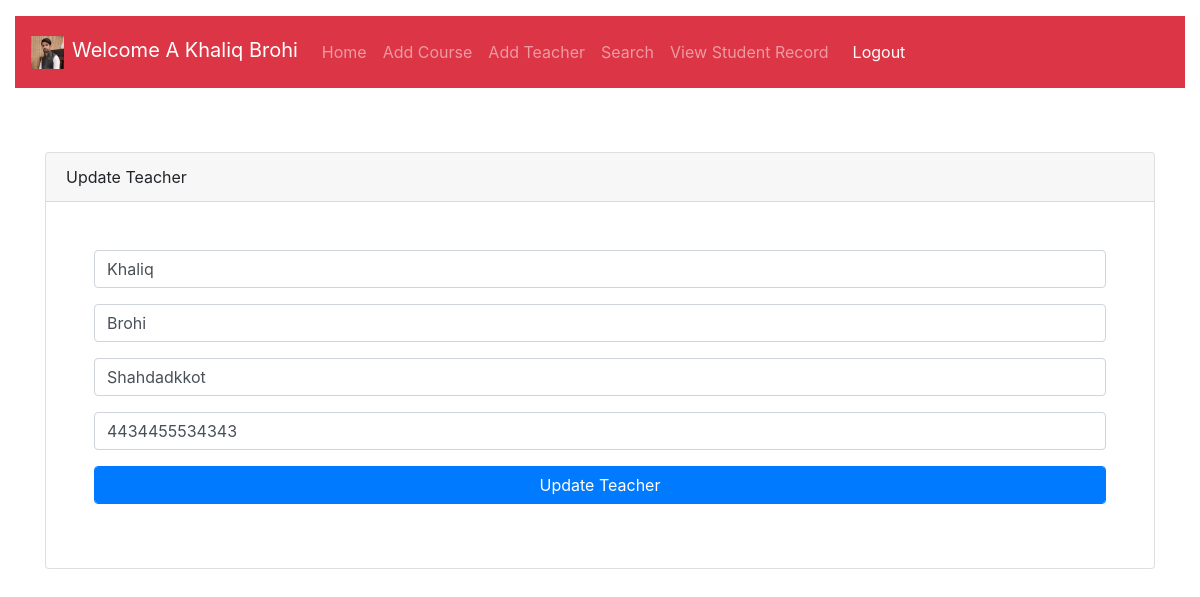
/Update_Teacher.php?teacher_id=10 (signed in), run on the app's committed database.
### tables this page shows
CREATE TABLE IF NOT EXISTS `registrationform` (
  `user_id` int(11) NOT NULL,
  `name` varchar(20) NOT NULL,
  `email` varchar(20) NOT NULL,
  `password` varchar(20) NOT NULL,
  `c_password` varchar(20) NOT NULL,
  `ts` timestamp NOT NULL DEFAULT CURRENT_TIMESTAMP ON UPDATE CURRENT_TIMESTAMP,
  `status` int(1) NOT NULL DEFAULT '1',
  PRIMARY KEY (`user_id`)
);

CREATE TABLE IF NOT EXISTS `add_teacher` (
  `teacher_id` int(11) NOT NULL AUTO_INCREMENT,
  `name` varchar(20) NOT NULL,
  `caste` varchar(20) NOT NULL,
  `address` varchar(50) NOT NULL,
  `cnic` varchar(13) NOT NULL,
  `subject` varchar(30) NOT NULL,
  `time` timestamp NOT NULL DEFAULT CURRENT_TIMESTAMP,
  `status` int(1) NOT NULL DEFAULT '2',
  PRIMARY KEY (`teacher_id`)
);

### Update_Teacher.php (the view, shortened to what this page needs)
<?php
$conn = mysqli_connect('localhost','root','','cms');
$uername=$_SESSION['username'];
$teacher_id = $_GET['teacher_id'];
$query="SELECT * FROM `add_teacher` WHERE `teacher_id`='$teacher_id'";
$data=mysqli_query($conn,$query);
 $row=mysqli_fetch_assoc($data);
$query="SELECT * FROM `registrationform` WHERE `email`='$uername'";
$data= mysqli_query($conn,$query);
$result=mysqli_fetch_assoc($data);
?>
<!DOCTYPE html>
<html lang="en">
<head>
     <link rel="stylesheet" href="css/bootstrap.min.css">
     <link rel="stylesheet" href="css/bootstrap-grid.min.css">
     <link rel="stylesheet" href="css/bootstrap-reboot.min.css">
</head>
<body>
<div class="container-fluid">
               <div class='row py-3'>
                       <div class='col'>
                               <nav class='navbar navbar-expand-lg navbar-dark bg-danger'>
                                       <a href="" class='navbar-brand'><img src="Image/admin.PNG" width='33px' height='33px' alt="" class='mr-2'><?php echo "Welcome  ".$result['name']; ?></a>
                                       <div class='collapse navbar-collapse' id='CMS'>
                                       <ul class='navbar-nav'>
                                               <li class='nav-item'><a href="HomePage.php" class='nav-link'>Home</a></li>
                                               <li class='nav-item'><a href="add_course.php" class='nav-link'>Add Course</a></li>
                                               <li class='nav-item'><a href="Add_Teacher.php" class='nav-link'>Add Teacher</a></li>
                                               <li class='nav-item'><a href="Search_student_data.php" class='nav-link'>Search</a></li>
                                               <li class='nav-item'><a href="View_Student_Record.php" class='nav-link'>View Student Record</a></li>
                                       </ul>
                                       <li class='navbar-text'><a href="logout.php" class='nav-link'>Logout</a></li>
                                       </div>
                               </nav>
                       </div>
               </div>
       </div>
                    <div class="container">
                            <div class="row mt-5 mb-5">
                            <div class="col">
                                <div class="card ">
                                    <div class="card-header">Update Teacher</div>
                                    <div class="card-body p-5">
                                    <form action="#" method='post'>
                                        <div class="form-group">
                                            <input type="text" name="name" id="name" class="form-control"  placeholder="Name" autocomplete="off" value="<?php echo $row['name'] ?>">
                                        </div>
                                        <div class='form-group'>
                                        <input type="text" name="caste" id="caste" class="form-control" placeholder="Caste" autocomplete="off" value="<?php echo $row['caste'] ?>">
                                        </div>
                                        <div class='form-group'>
                                        <input type="text" name="address" id="address" class="form-control" placeholder="Address" autocomplete="off" value="<?php echo $row['address'] ?>">
                                        </div>
                                        <div class='form-group'>
                                        <input type="text" name="cnic" id="cnic" class="form-control" placeholder="CNIC" autocomplete="off" value="<?php echo $row['cnic'] ?>">
                                        </div>
                                        <div class="form-group">
                                            <input type="submit" name="edt_button" id="edt_button" class="form-control btn-primary" value="Update Teacher">
                                        </div>
                                        </form>
                                    </div>
                                    </div>
                             </div>
                            </div>
                    </div>
</body>
</html>

### data on the page
registrationform: name "A Khaliq Brohi"
add_teacher: name "Khaliq", caste "Brohi", address "Shahdadkkot", cnic "4434455534343"
